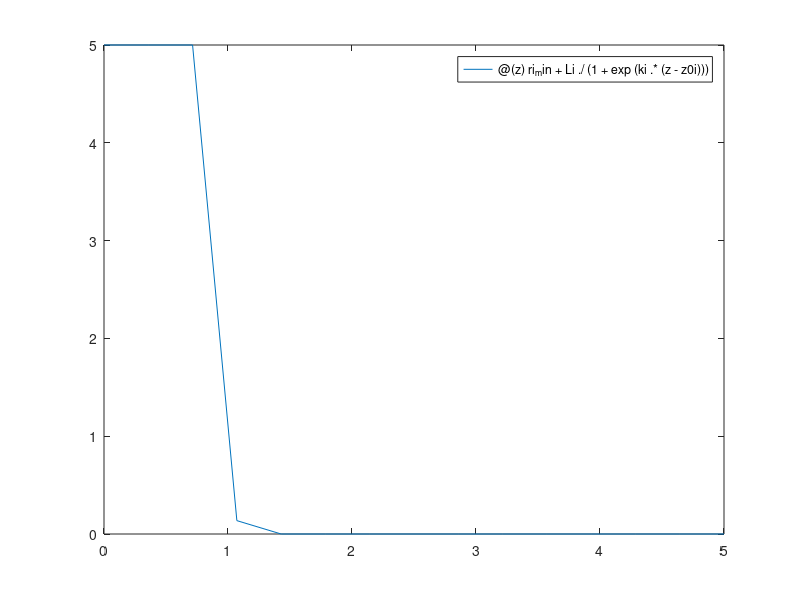

Reproduce this figure in MATLAB. (Note: this script raises an error after producing the figure.)
%%%%%%%%%%%%%%%%%%%%%%%%%%%%%%%%%%%%%%%%%%%%%%%%%%%%%
%%%%%PROGRAMA PARA REPRESENTAR CURVAS LOGÍSTICAS%%%%%
%%%%%%%%%%%%%%%%%%%%%%%%%%%%%%%%%%%%%%%%%%%%%%%%%%%%%
z = linspace(0,5); % Longitud de propagación del haz (mm)

% PARÁMETROS DE LA CURVA INTERIOR
ki = 50; % Tasa de decrecimiento de la curva
ri_max = 5; % Valor máximo que toma la curva
ri_min = 0; % Valor mínimo que toma la curva
z0i = 1; % El valor de z donde la curva toma su valor medio
Li = ri_max-ri_min; % Parámetro auxiliar

% PARÁMETROS DE LA CURVA EXTERIOR
ke = 2; % Tasa de decrecimiento de la curva
re_max = 3; % Valor máximo que toma la curva
re_min = 2; % Valor mínimo que toma la curva
z0e = 0; % El valor de z donde la curva toma su valor medio
Le = re_max-re_min; % Parámetro auxiliar

% FUNCIÓN RADIO DEL CANAL
% Radio del canal interior con iones de Kr^8+
ri = @(z) ri_min + Li./(1+exp(ki.*(z-z0i)));   
% Radio del canal exterior con iones de Kr^8+
re = @(z) re_min + Le./(1+exp(ke.*(z-z0e)));   

% REPRESENTACIÓN GRÁFICA DE LAS CURVAS (SIGMOIDE)
f1 = fplot(ri,[0 5]);
set(f1(1),'linewidth',1);
grid on
hold on
f2 = fplot(re,[0 5]);
set(f2(1),'linewidth',1);
hold off

xlabel({'Distancia de propagación','z (mm)'})
ylabel({'Radio del canal con iones','r (\mum)'})
legend('Frontera interior','Frontera exterior')